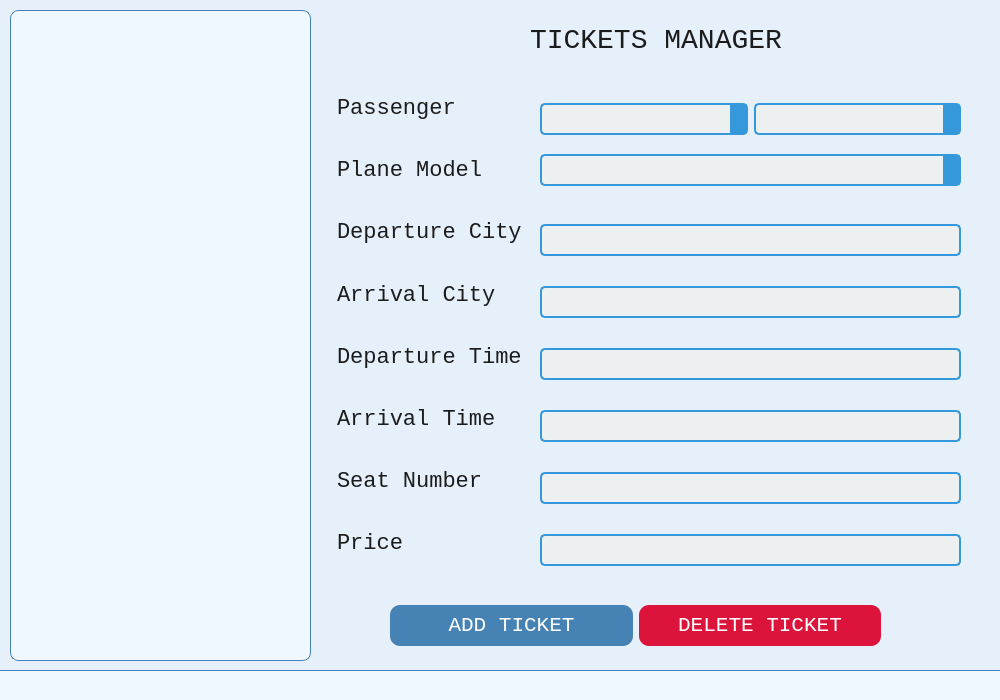
<?xml version="1.0" encoding="UTF-8"?>
<ui version="4.0">
 <class>Manager</class>
 <widget class="QDialog" name="Manager">
  <property name="geometry">
   <rect>
    <x>0</x>
    <y>0</y>
    <width>1000</width>
    <height>700</height>
   </rect>
  </property>
  <property name="windowTitle">
   <string>Manager</string>
  </property>
  <property name="windowIcon">
   <iconset theme="QIcon::ThemeIcon::EditPaste"/>
  </property>
  <property name="styleSheet">
   <string notr="true">QWidget {
    background-color: #e6f0fa; 
}</string>
  </property>
  <widget class="QListWidget" name="listWidget">
   <property name="geometry">
    <rect>
     <x>10</x>
     <y>10</y>
     <width>301</width>
     <height>651</height>
    </rect>
   </property>
   <property name="font">
    <font>
     <family>Monospace</family>
     <pointsize>14</pointsize>
    </font>
   </property>
   <property name="cursor" stdset="0">
    <cursorShape>PointingHandCursor</cursorShape>
   </property>
   <property name="styleSheet">
    <string notr="true">QListWidget {
    background-color: #f0f8ff; 
    border: 1px solid #4682b4; 
    border-radius: 8px;
    padding: 5px;
}

QListWidget::item {
    padding: 8px;
}

QListWidget::item:selected {
    background-color: #4682b4; 
    color: white;
}</string>
   </property>
  </widget>
  <widget class="QStackedWidget" name="stackedWidget">
   <property name="geometry">
    <rect>
     <x>320</x>
     <y>20</y>
     <width>661</width>
     <height>651</height>
    </rect>
   </property>
   <property name="styleSheet">
    <string notr="true">QStackedWidget {
    background-color: #ffffff;
    border: none;
}</string>
   </property>
   <widget class="QWidget" name="addTicketPage">
    <widget class="QLabel" name="ticketsLabel">
     <property name="geometry">
      <rect>
       <x>210</x>
       <y>-10</y>
       <width>281</width>
       <height>61</height>
      </rect>
     </property>
     <property name="font">
      <font>
       <family>Monospace</family>
       <pointsize>-1</pointsize>
      </font>
     </property>
     <property name="styleSheet">
      <string notr="true">QLabel {
    color: #1c1c1c; 
    background: transparent; 
    font-size: 28px;
}</string>
     </property>
     <property name="text">
      <string>TICKETS MANAGER</string>
     </property>
    </widget>
    <widget class="QWidget" name="verticalLayoutWidget">
     <property name="geometry">
      <rect>
       <x>0</x>
       <y>60</y>
       <width>216</width>
       <height>491</height>
      </rect>
     </property>
     <layout class="QVBoxLayout" name="labelsLayout">
      <property name="leftMargin">
       <number>17</number>
      </property>
      <item>
       <widget class="QLabel" name="passengerIDLabel">
        <property name="font">
         <font>
          <family>Monospace</family>
          <pointsize>-1</pointsize>
         </font>
        </property>
        <property name="styleSheet">
         <string notr="true">QLabel {
    color: #1c1c1c; 
    background: transparent; 
    font-size: 22px;
}</string>
        </property>
        <property name="text">
         <string>Passenger </string>
        </property>
       </widget>
      </item>
      <item>
       <widget class="QLabel" name="planeIDLabel">
        <property name="font">
         <font>
          <family>Monospace</family>
          <pointsize>-1</pointsize>
         </font>
        </property>
        <property name="styleSheet">
         <string notr="true">QLabel {
    color: #1c1c1c; 
    background: transparent; 
    font-size: 22px;
}</string>
        </property>
        <property name="text">
         <string>Plane Model</string>
        </property>
       </widget>
      </item>
      <item>
       <widget class="QLabel" name="departureCityLabel">
        <property name="font">
         <font>
          <family>Monospace</family>
          <pointsize>-1</pointsize>
         </font>
        </property>
        <property name="styleSheet">
         <string notr="true">QLabel {
    color: #1c1c1c; 
    background: transparent; 
    font-size: 22px;
}</string>
        </property>
        <property name="text">
         <string>Departure City</string>
        </property>
       </widget>
      </item>
      <item>
       <widget class="QLabel" name="arrivalCityLabel">
        <property name="font">
         <font>
          <family>Monospace</family>
          <pointsize>-1</pointsize>
         </font>
        </property>
        <property name="styleSheet">
         <string notr="true">QLabel {
    color: #1c1c1c; 
    background: transparent; 
    font-size: 22px;
}</string>
        </property>
        <property name="text">
         <string>Arrival City</string>
        </property>
       </widget>
      </item>
      <item>
       <widget class="QLabel" name="departureTimeLabel">
        <property name="font">
         <font>
          <family>Monospace</family>
          <pointsize>-1</pointsize>
         </font>
        </property>
        <property name="styleSheet">
         <string notr="true">QLabel {
    color: #1c1c1c; 
    background: transparent; 
    font-size: 22px;
}</string>
        </property>
        <property name="text">
         <string>Departure Time</string>
        </property>
       </widget>
      </item>
      <item>
       <widget class="QLabel" name="arrivalTimeLabel">
        <property name="font">
         <font>
          <family>Monospace</family>
          <pointsize>-1</pointsize>
         </font>
        </property>
        <property name="styleSheet">
         <string notr="true">QLabel {
    color: #1c1c1c; 
    background: transparent; 
    font-size: 22px;
}</string>
        </property>
        <property name="text">
         <string>Arrival Time</string>
        </property>
       </widget>
      </item>
      <item>
       <widget class="QLabel" name="seatNumberLabel">
        <property name="font">
         <font>
          <family>Monospace</family>
          <pointsize>-1</pointsize>
         </font>
        </property>
        <property name="styleSheet">
         <string notr="true">QLabel {
    color: #1c1c1c; 
    background: transparent; 
    font-size: 22px;
}</string>
        </property>
        <property name="text">
         <string>Seat Number</string>
        </property>
       </widget>
      </item>
      <item>
       <widget class="QLabel" name="priceLabel">
        <property name="font">
         <font>
          <family>Monospace</family>
          <pointsize>-1</pointsize>
         </font>
        </property>
        <property name="styleSheet">
         <string notr="true">QLabel {
    color: #1c1c1c; 
    background: transparent; 
    font-size: 22px;
}</string>
        </property>
        <property name="text">
         <string>Price</string>
        </property>
       </widget>
      </item>
     </layout>
    </widget>
    <widget class="QWidget" name="verticalLayoutWidget_2">
     <property name="geometry">
      <rect>
       <x>220</x>
       <y>70</y>
       <width>421</width>
       <height>111</height>
      </rect>
     </property>
     <layout class="QVBoxLayout" name="comboBoxesLayout">
      <item>
       <layout class="QHBoxLayout" name="passIDLayout">
        <item>
         <widget class="QComboBox" name="nameCombo">
          <property name="font">
           <font>
            <family>Arial</family>
            <pointsize>-1</pointsize>
           </font>
          </property>
          <property name="cursor">
           <cursorShape>PointingHandCursor</cursorShape>
          </property>
          <property name="styleSheet">
           <string notr="true">QComboBox {
    border: 2px solid #3498db; 
    border-radius: 5px;  
    padding: 5px;
    background-color: #ecf0f1;  
    color: #2c3e50; 
    font-size: 14px;
    font-family: Arial, sans-serif;
}

QComboBox:hover {
    border-color: #2980b9; 
}

QComboBox:focus {
    border-color: #2980b9;  
    background-color: #ffffff;  
}

QComboBox::drop-down {
    border: none;
    background-color: #3498db;  
}

QComboBox QAbstractItemView {
    background-color: #ecf0f1; 
    border: 2px solid #3498db;  
    color: #2c3e50;  
}

QComboBox QAbstractItemView::item {
    padding: 5px;
}

QComboBox QAbstractItemView::item:selected {
    background-color: #3498db;  
    color: #ffffff;  
}</string>
          </property>
         </widget>
        </item>
        <item>
         <widget class="QComboBox" name="surnameCombo">
          <property name="font">
           <font>
            <family>Arial</family>
            <pointsize>-1</pointsize>
           </font>
          </property>
          <property name="cursor">
           <cursorShape>PointingHandCursor</cursorShape>
          </property>
          <property name="styleSheet">
           <string notr="true">QComboBox {
    border: 2px solid #3498db; 
    border-radius: 5px;  
    padding: 5px;
    background-color: #ecf0f1;  
    color: #2c3e50; 
    font-size: 14px;
    font-family: Arial, sans-serif;
}

QComboBox:hover {
    border-color: #2980b9; 
}

QComboBox:focus {
    border-color: #2980b9;  
    background-color: #ffffff;  
}

QComboBox::drop-down {
    border: none;
    background-color: #3498db;  
}

QComboBox QAbstractItemView {
    background-color: #ecf0f1; 
    border: 2px solid #3498db;  
    color: #2c3e50;  
}

QComboBox QAbstractItemView::item {
    padding: 5px;
}

QComboBox QAbstractItemView::item:selected {
    background-color: #3498db;  
    color: #ffffff;  
}</string>
          </property>
         </widget>
        </item>
       </layout>
      </item>
      <item>
       <layout class="QHBoxLayout" name="planeIDLayout">
        <item>
         <widget class="QComboBox" name="planeCombo">
          <property name="font">
           <font>
            <family>Arial</family>
            <pointsize>-1</pointsize>
           </font>
          </property>
          <property name="cursor">
           <cursorShape>PointingHandCursor</cursorShape>
          </property>
          <property name="styleSheet">
           <string notr="true">QComboBox {
    border: 2px solid #3498db; 
    border-radius: 5px;  
    padding: 5px;
    background-color: #ecf0f1;  
    color: #2c3e50; 
    font-size: 14px;
    font-family: Arial, sans-serif;
}

QComboBox:hover {
    border-color: #2980b9; 
}

QComboBox:focus {
    border-color: #2980b9;  
    background-color: #ffffff;  
}

QComboBox::drop-down {
    border: none;
    background-color: #3498db;  
}

QComboBox QAbstractItemView {
    background-color: #ecf0f1; 
    border: 2px solid #3498db;  
    color: #2c3e50;  
}

QComboBox QAbstractItemView::item {
    padding: 5px;
}

QComboBox QAbstractItemView::item:selected {
    background-color: #3498db;  
    color: #ffffff;  
}</string>
          </property>
         </widget>
        </item>
       </layout>
      </item>
     </layout>
    </widget>
    <widget class="QWidget" name="verticalLayoutWidget_3">
     <property name="geometry">
      <rect>
       <x>220</x>
       <y>180</y>
       <width>421</width>
       <height>391</height>
      </rect>
     </property>
     <layout class="QVBoxLayout" name="lineEditsLayout">
      <item>
       <widget class="QLineEdit" name="departureCityLine">
        <property name="font">
         <font>
          <family>Arial</family>
          <pointsize>-1</pointsize>
         </font>
        </property>
        <property name="styleSheet">
         <string notr="true">QLineEdit {
    border: 2px solid #3498db;  
    border-radius: 5px;  
    padding: 5px;
    background-color: #ecf0f1; 
    color: #2c3e50; 
    font-size: 14px;
    font-family: Arial, sans-serif;
}

QLineEdit:hover {
    border-color: #2980b9;  
}

QLineEdit:focus {
    border-color: #2980b9;  
    background-color: #ffffff;  
}</string>
        </property>
       </widget>
      </item>
      <item>
       <widget class="QLineEdit" name="arrivalCityLine">
        <property name="font">
         <font>
          <family>Arial</family>
          <pointsize>-1</pointsize>
         </font>
        </property>
        <property name="styleSheet">
         <string notr="true">QLineEdit {
    border: 2px solid #3498db;  
    border-radius: 5px;  
    padding: 5px;
    background-color: #ecf0f1; 
    color: #2c3e50; 
    font-size: 14px;
    font-family: Arial, sans-serif;
}

QLineEdit:hover {
    border-color: #2980b9;  
}

QLineEdit:focus {
    border-color: #2980b9;  
    background-color: #ffffff;  
}</string>
        </property>
       </widget>
      </item>
      <item>
       <widget class="QLineEdit" name="departureTimeLine">
        <property name="font">
         <font>
          <family>Arial</family>
          <pointsize>-1</pointsize>
         </font>
        </property>
        <property name="styleSheet">
         <string notr="true">QLineEdit {
    border: 2px solid #3498db;  
    border-radius: 5px;  
    padding: 5px;
    background-color: #ecf0f1; 
    color: #2c3e50; 
    font-size: 14px;
    font-family: Arial, sans-serif;
}

QLineEdit:hover {
    border-color: #2980b9;  
}

QLineEdit:focus {
    border-color: #2980b9;  
    background-color: #ffffff;  
}</string>
        </property>
       </widget>
      </item>
      <item>
       <widget class="QLineEdit" name="arrivalTimeLine">
        <property name="font">
         <font>
          <family>Arial</family>
          <pointsize>-1</pointsize>
         </font>
        </property>
        <property name="styleSheet">
         <string notr="true">QLineEdit {
    border: 2px solid #3498db;  
    border-radius: 5px;  
    padding: 5px;
    background-color: #ecf0f1; 
    color: #2c3e50; 
    font-size: 14px;
    font-family: Arial, sans-serif;
}

QLineEdit:hover {
    border-color: #2980b9;  
}

QLineEdit:focus {
    border-color: #2980b9;  
    background-color: #ffffff;  
}</string>
        </property>
       </widget>
      </item>
      <item>
       <widget class="QLineEdit" name="seatNumberLine">
        <property name="font">
         <font>
          <family>Arial</family>
          <pointsize>-1</pointsize>
         </font>
        </property>
        <property name="styleSheet">
         <string notr="true">QLineEdit {
    border: 2px solid #3498db;  
    border-radius: 5px;  
    padding: 5px;
    background-color: #ecf0f1; 
    color: #2c3e50; 
    font-size: 14px;
    font-family: Arial, sans-serif;
}

QLineEdit:hover {
    border-color: #2980b9;  
}

QLineEdit:focus {
    border-color: #2980b9;  
    background-color: #ffffff;  
}</string>
        </property>
       </widget>
      </item>
      <item>
       <widget class="QLineEdit" name="priceLine">
        <property name="font">
         <font>
          <family>Arial</family>
          <pointsize>-1</pointsize>
         </font>
        </property>
        <property name="styleSheet">
         <string notr="true">QLineEdit {
    border: 2px solid #3498db;  
    border-radius: 5px;  
    padding: 5px;
    background-color: #ecf0f1; 
    color: #2c3e50; 
    font-size: 14px;
    font-family: Arial, sans-serif;
}

QLineEdit:hover {
    border-color: #2980b9;  
}

QLineEdit:focus {
    border-color: #2980b9;  
    background-color: #ffffff;  
}</string>
        </property>
       </widget>
      </item>
     </layout>
    </widget>
    <widget class="QWidget" name="horizontalLayoutWidget_3">
     <property name="geometry">
      <rect>
       <x>70</x>
       <y>560</y>
       <width>491</width>
       <height>91</height>
      </rect>
     </property>
     <layout class="QHBoxLayout" name="buttonsLayout">
      <item>
       <widget class="QPushButton" name="addTicketButton">
        <property name="font">
         <font>
          <family>Monospace</family>
          <pointsize>16</pointsize>
         </font>
        </property>
        <property name="cursor">
         <cursorShape>PointingHandCursor</cursorShape>
        </property>
        <property name="styleSheet">
         <string notr="true">QPushButton {
    background-color: #4682b4; 
    color: white;
    border: none;
    border-radius: 10px;
    padding: 8px 16px;
}

QPushButton:hover {
    background-color: #5a9bd5; 
}

QPushButton:pressed {
    background-color: #2e5984; 
}
</string>
        </property>
        <property name="text">
         <string>ADD TICKET</string>
        </property>
       </widget>
      </item>
      <item>
       <widget class="QPushButton" name="deleteTicketButton">
        <property name="font">
         <font>
          <family>Monospace</family>
          <pointsize>16</pointsize>
         </font>
        </property>
        <property name="cursor">
         <cursorShape>PointingHandCursor</cursorShape>
        </property>
        <property name="styleSheet">
         <string notr="true">QPushButton {
    background-color: #dc143c; 
    color: white;
    border: none;
    border-radius: 10px;
    padding: 8px 16px;
}

QPushButton:hover {
    background-color: #e94b6d;
}

QPushButton:pressed {
    background-color: #a60f2d;
}
</string>
        </property>
        <property name="text">
         <string>DELETE TICKET</string>
        </property>
       </widget>
      </item>
     </layout>
    </widget>
   </widget>
   <widget class="QWidget" name="addPlanePage">
    <property name="styleSheet">
     <string notr="true">QLabel {
    color: #1c1c1c; 
    background: transparent; 
    font-size: 22px;
}</string>
    </property>
    <widget class="QLabel" name="planeLabel">
     <property name="geometry">
      <rect>
       <x>210</x>
       <y>-10</y>
       <width>251</width>
       <height>61</height>
      </rect>
     </property>
     <property name="font">
      <font>
       <family>Noto Sans Mono</family>
       <pointsize>-1</pointsize>
      </font>
     </property>
     <property name="styleSheet">
      <string notr="true">QLabel {
    color: #1c1c1c; 
    background: transparent; 
    font-size: 28px;
}</string>
     </property>
     <property name="text">
      <string>PLANES MANAGER</string>
     </property>
    </widget>
    <widget class="QWidget" name="verticalLayoutWidget_4">
     <property name="geometry">
      <rect>
       <x>10</x>
       <y>130</y>
       <width>160</width>
       <height>241</height>
      </rect>
     </property>
     <layout class="QVBoxLayout" name="planeLabelLayout">
      <property name="leftMargin">
       <number>10</number>
      </property>
      <property name="topMargin">
       <number>5</number>
      </property>
      <item>
       <widget class="QLabel" name="modelLabel">
        <property name="font">
         <font>
          <family>Monospace</family>
          <pointsize>-1</pointsize>
         </font>
        </property>
        <property name="styleSheet">
         <string notr="true">QLabel {
    color: #1c1c1c; 
    background: transparent; 
    font-size: 22px;
}</string>
        </property>
        <property name="text">
         <string>Model</string>
        </property>
       </widget>
      </item>
      <item>
       <widget class="QLabel" name="airlineLabel">
        <property name="font">
         <font>
          <family>Monospace</family>
          <pointsize>-1</pointsize>
         </font>
        </property>
        <property name="styleSheet">
         <string notr="true">QLabel {
    color: #1c1c1c; 
    background: transparent; 
    font-size: 22px;
}</string>
        </property>
        <property name="text">
         <string>Airline</string>
        </property>
       </widget>
      </item>
      <item>
       <widget class="QLabel" name="capacityLabel">
        <property name="font">
         <font>
          <family>Monospace</family>
          <pointsize>-1</pointsize>
         </font>
        </property>
        <property name="styleSheet">
         <string notr="true">QLabel {
    color: #1c1c1c; 
    background: transparent; 
    font-size: 22px;
}</string>
        </property>
        <property name="text">
         <string>Capacity</string>
        </property>
       </widget>
      </item>
     </layout>
    </widget>
    <widget class="QWidget" name="verticalLayoutWidget_5">
     <property name="geometry">
      <rect>
       <x>160</x>
       <y>110</y>
       <width>471</width>
       <height>291</height>
      </rect>
     </property>
     <layout class="QVBoxLayout" name="linesLayout">
      <item>
       <widget class="QLineEdit" name="modelLine">
        <property name="font">
         <font>
          <family>Arial</family>
          <pointsize>-1</pointsize>
         </font>
        </property>
        <property name="styleSheet">
         <string notr="true">QLineEdit {
    border: 2px solid #3498db;  
    border-radius: 5px;  
    padding: 5px;
    background-color: #ecf0f1; 
    color: #2c3e50; 
    font-size: 14px;
    font-family: Arial, sans-serif;
}

QLineEdit:hover {
    border-color: #2980b9;  
}

QLineEdit:focus {
    border-color: #2980b9;  
    background-color: #ffffff;  
}</string>
        </property>
       </widget>
      </item>
      <item>
       <widget class="QLineEdit" name="airlineLine">
        <property name="font">
         <font>
          <family>Arial</family>
          <pointsize>-1</pointsize>
         </font>
        </property>
        <property name="styleSheet">
         <string notr="true">QLineEdit {
    border: 2px solid #3498db;  
    border-radius: 5px;  
    padding: 5px;
    background-color: #ecf0f1; 
    color: #2c3e50; 
    font-size: 14px;
    font-family: Arial, sans-serif;
}

QLineEdit:hover {
    border-color: #2980b9;  
}

QLineEdit:focus {
    border-color: #2980b9;  
    background-color: #ffffff;  
}</string>
        </property>
       </widget>
      </item>
      <item>
       <widget class="QLineEdit" name="capacityLine">
        <property name="font">
         <font>
          <family>Arial</family>
          <pointsize>-1</pointsize>
         </font>
        </property>
        <property name="styleSheet">
         <string notr="true">QLineEdit {
    border: 2px solid #3498db;  
    border-radius: 5px;  
    padding: 5px;
    background-color: #ecf0f1; 
    color: #2c3e50; 
    font-size: 14px;
    font-family: Arial, sans-serif;
}

QLineEdit:hover {
    border-color: #2980b9;  
}

QLineEdit:focus {
    border-color: #2980b9;  
    background-color: #ffffff;  
}</string>
        </property>
       </widget>
      </item>
     </layout>
    </widget>
    <widget class="QWidget" name="horizontalLayoutWidget">
     <property name="geometry">
      <rect>
       <x>90</x>
       <y>490</y>
       <width>451</width>
       <height>121</height>
      </rect>
     </property>
     <layout class="QHBoxLayout" name="horizontalLayout">
      <item>
       <widget class="QPushButton" name="addPlaneButton">
        <property name="font">
         <font>
          <family>Noto Sans Mono</family>
          <pointsize>17</pointsize>
         </font>
        </property>
        <property name="cursor">
         <cursorShape>PointingHandCursor</cursorShape>
        </property>
        <property name="styleSheet">
         <string notr="true">QPushButton {
    background-color: #4682b4; 
    color: white;
    border: none;
    border-radius: 10px;
    padding: 8px 16px;
}

QPushButton:hover {
    background-color: #5a9bd5; 
}

QPushButton:pressed {
    background-color: #2e5984; 
}
</string>
        </property>
        <property name="text">
         <string>Add Plane</string>
        </property>
       </widget>
      </item>
      <item>
       <widget class="QPushButton" name="deletePlaneButton">
        <property name="font">
         <font>
          <family>Noto Sans Mono</family>
          <pointsize>17</pointsize>
         </font>
        </property>
        <property name="cursor">
         <cursorShape>PointingHandCursor</cursorShape>
        </property>
        <property name="styleSheet">
         <string notr="true">QPushButton {
    background-color: #dc143c; 
    color: white;
    border: none;
    border-radius: 10px;
    padding: 8px 16px;
}

QPushButton:hover {
    background-color: #e94b6d;
}

QPushButton:pressed {
    background-color: #a60f2d;
}
</string>
        </property>
        <property name="text">
         <string>Delete Plane</string>
        </property>
       </widget>
      </item>
     </layout>
    </widget>
   </widget>
   <widget class="QWidget" name="addHumanPage">
    <widget class="QLabel" name="passengersLabel">
     <property name="geometry">
      <rect>
       <x>210</x>
       <y>-10</y>
       <width>331</width>
       <height>61</height>
      </rect>
     </property>
     <property name="font">
      <font>
       <family>Monospace</family>
       <pointsize>-1</pointsize>
      </font>
     </property>
     <property name="styleSheet">
      <string notr="true">QLabel {
    color: #1c1c1c; 
    background: transparent; 
    font-size: 28px;
}</string>
     </property>
     <property name="text">
      <string>PASSENGERS MANAGER</string>
     </property>
    </widget>
    <widget class="QWidget" name="horizontalLayoutWidget_2">
     <property name="geometry">
      <rect>
       <x>90</x>
       <y>520</y>
       <width>491</width>
       <height>91</height>
      </rect>
     </property>
     <layout class="QHBoxLayout" name="passengersButtonsLayout">
      <property name="spacing">
       <number>20</number>
      </property>
      <item>
       <widget class="QPushButton" name="addPassButton">
        <property name="font">
         <font>
          <family>Monospace</family>
          <pointsize>17</pointsize>
         </font>
        </property>
        <property name="cursor">
         <cursorShape>PointingHandCursor</cursorShape>
        </property>
        <property name="styleSheet">
         <string notr="true">QPushButton {
    background-color: #4682b4; 
    color: white;
    border: none;
    border-radius: 10px;
    padding: 8px 16px;
}

QPushButton:hover {
    background-color: #5a9bd5; 
}

QPushButton:pressed {
    background-color: #2e5984; 
}
</string>
        </property>
        <property name="text">
         <string>ADD PASSENGER</string>
        </property>
       </widget>
      </item>
      <item>
       <widget class="QPushButton" name="deletePassButton">
        <property name="font">
         <font>
          <family>Monospace</family>
          <pointsize>17</pointsize>
         </font>
        </property>
        <property name="cursor">
         <cursorShape>PointingHandCursor</cursorShape>
        </property>
        <property name="styleSheet">
         <string notr="true">QPushButton {
    background-color: #dc143c; 
    color: white;
    border: none;
    border-radius: 10px;
    padding: 8px 16px;
}

QPushButton:hover {
    background-color: #e94b6d;
}

QPushButton:pressed {
    background-color: #a60f2d;
}
</string>
        </property>
        <property name="text">
         <string>DELETE PASSENGER</string>
        </property>
       </widget>
      </item>
     </layout>
    </widget>
    <widget class="QWidget" name="verticalLayoutWidget_6">
     <property name="geometry">
      <rect>
       <x>180</x>
       <y>120</y>
       <width>481</width>
       <height>371</height>
      </rect>
     </property>
     <layout class="QVBoxLayout" name="addPassLinesLayout">
      <item>
       <widget class="QLineEdit" name="firstNameLine">
        <property name="styleSheet">
         <string notr="true">QLineEdit {
    border: 2px solid #3498db;  
    border-radius: 5px;  
    padding: 5px;
    background-color: #ecf0f1; 
    color: #2c3e50; 
    font-size: 14px;
    font-family: Arial, sans-serif;
}

QLineEdit:hover {
    border-color: #2980b9;  
}

QLineEdit:focus {
    border-color: #2980b9;  
    background-color: #ffffff;  
}</string>
        </property>
       </widget>
      </item>
      <item>
       <widget class="QLineEdit" name="lastNameLine">
        <property name="styleSheet">
         <string notr="true">QLineEdit {
    border: 2px solid #3498db;  
    border-radius: 5px;  
    padding: 5px;
    background-color: #ecf0f1; 
    color: #2c3e50; 
    font-size: 14px;
    font-family: Arial, sans-serif;
}

QLineEdit:hover {
    border-color: #2980b9;  
}

QLineEdit:focus {
    border-color: #2980b9;  
    background-color: #ffffff;  
}</string>
        </property>
       </widget>
      </item>
      <item>
       <widget class="QLineEdit" name="birthDateLine">
        <property name="styleSheet">
         <string notr="true">QLineEdit {
    border: 2px solid #3498db;  
    border-radius: 5px;  
    padding: 5px;
    background-color: #ecf0f1; 
    color: #2c3e50; 
    font-size: 14px;
    font-family: Arial, sans-serif;
}

QLineEdit:hover {
    border-color: #2980b9;  
}

QLineEdit:focus {
    border-color: #2980b9;  
    background-color: #ffffff;  
}</string>
        </property>
       </widget>
      </item>
      <item>
       <widget class="QLineEdit" name="emailLine">
        <property name="styleSheet">
         <string notr="true">QLineEdit {
    border: 2px solid #3498db;  
    border-radius: 5px;  
    padding: 5px;
    background-color: #ecf0f1; 
    color: #2c3e50; 
    font-size: 14px;
    font-family: Arial, sans-serif;
}

QLineEdit:hover {
    border-color: #2980b9;  
}

QLineEdit:focus {
    border-color: #2980b9;  
    background-color: #ffffff;  
}</string>
        </property>
       </widget>
      </item>
      <item>
       <widget class="QLineEdit" name="phoneNumberLine">
        <property name="styleSheet">
         <string notr="true">QLineEdit {
    border: 2px solid #3498db;  
    border-radius: 5px;  
    padding: 5px;
    background-color: #ecf0f1; 
    color: #2c3e50; 
    font-size: 14px;
    font-family: Arial, sans-serif;
}

QLineEdit:hover {
    border-color: #2980b9;  
}

QLineEdit:focus {
    border-color: #2980b9;  
    background-color: #ffffff;  
}</string>
        </property>
       </widget>
      </item>
     </layout>
    </widget>
    <widget class="QWidget" name="verticalLayoutWidget_7">
     <property name="geometry">
      <rect>
       <x>10</x>
       <y>130</y>
       <width>171</width>
       <height>341</height>
      </rect>
     </property>
     <layout class="QVBoxLayout" name="addPassLabelLayout">
      <item>
       <widget class="QLabel" name="firstNameLabel">
        <property name="font">
         <font>
          <family>Monospace</family>
          <pointsize>-1</pointsize>
         </font>
        </property>
        <property name="styleSheet">
         <string notr="true">QLabel {
    color: #1c1c1c; 
    background: transparent; 
    font-size: 22px;
}</string>
        </property>
        <property name="text">
         <string>First Name</string>
        </property>
       </widget>
      </item>
      <item>
       <widget class="QLabel" name="lastNameLabel">
        <property name="font">
         <font>
          <family>Monospace</family>
          <pointsize>-1</pointsize>
         </font>
        </property>
        <property name="styleSheet">
         <string notr="true">QLabel {
    color: #1c1c1c; 
    background: transparent; 
    font-size: 22px;
}</string>
        </property>
        <property name="text">
         <string>Last Name</string>
        </property>
       </widget>
      </item>
      <item>
       <widget class="QLabel" name="birthDateLabel">
        <property name="font">
         <font>
          <family>Monospace</family>
          <pointsize>-1</pointsize>
         </font>
        </property>
        <property name="styleSheet">
         <string notr="true">QLabel {
    color: #1c1c1c; 
    background: transparent; 
    font-size: 22px;
}</string>
        </property>
        <property name="text">
         <string>Birth Date</string>
        </property>
       </widget>
      </item>
      <item>
       <widget class="QLabel" name="emailLabel">
        <property name="font">
         <font>
          <family>Monospace</family>
          <pointsize>-1</pointsize>
         </font>
        </property>
        <property name="styleSheet">
         <string notr="true">QLabel {
    color: #1c1c1c; 
    background: transparent; 
    font-size: 22px;
}</string>
        </property>
        <property name="text">
         <string>Email</string>
        </property>
       </widget>
      </item>
      <item>
       <widget class="QLabel" name="phoneNumberLabel">
        <property name="font">
         <font>
          <family>Monospace</family>
          <pointsize>-1</pointsize>
         </font>
        </property>
        <property name="styleSheet">
         <string notr="true">QLabel {
    color: #1c1c1c; 
    background: transparent; 
    font-size: 22px;
}</string>
        </property>
        <property name="text">
         <string>Phone Number</string>
        </property>
       </widget>
      </item>
     </layout>
    </widget>
   </widget>
  </widget>
  <widget class="QLineEdit" name="statusBarLine">
   <property name="geometry">
    <rect>
     <x>0</x>
     <y>670</y>
     <width>1001</width>
     <height>31</height>
    </rect>
   </property>
   <property name="font">
    <font>
     <family>Monospace</family>
     <pointsize>-1</pointsize>
    </font>
   </property>
   <property name="cursor">
    <cursorShape>ArrowCursor</cursorShape>
   </property>
   <property name="styleSheet">
    <string notr="true">QLineEdit {
    background-color: #f0f8ff; 
    color: #1c1c1c;
    border-top: 1px solid #4682b4; 
    padding: 4px;
    font-size: 14px;
}</string>
   </property>
   <property name="readOnly">
    <bool>true</bool>
   </property>
  </widget>
 </widget>
 <resources/>
 <connections/>
</ui>
